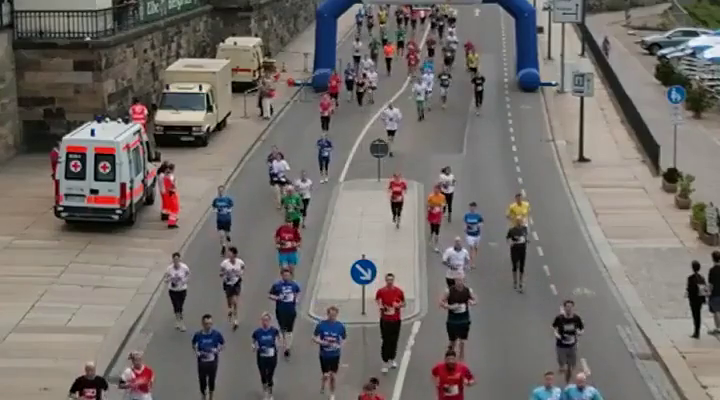
#> input picture frame 15 of Video/run.mp4, 720 x 400 px, given in place of chaplin.mp4, which was not available
$ python 02_Dense_Optical_Flow.py
#> lines starting #> are read from the running program, lines starting #| are printed output that depends on the picture; pictures that were not available may be replaced by others from this repository, and a replacement may not be noted
#!/usr/bin/env python
# coding: utf-8

# In[ ]:


# Import Libraries
import numpy as np
import cv2

# Video Capture
cap = cv2.VideoCapture("C:\\Users\\Administrator\\ip_r\\Video\\chaplin.mp4")

# Read the capture and get the first frame
ret , first_frame = cap.read()
#> first_frame is the input picture: shape (400, 720, 3); mean B, G, R 106.7, 110.3, 115.7

# Convert frame to Grayscale
prev_gray = cv2.cvtColor(first_frame,cv2.COLOR_BGR2GRAY)
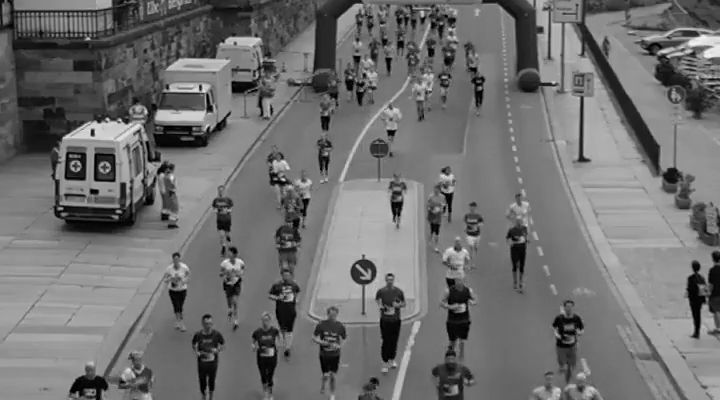
#> prev_gray: shape (400, 720); min 0, max 244, mean 111.5


# Create# Create an image with the same dimensions as the frame for later drawing purposes
mask = np.zeros_like(first_frame)

# Saturation to maximum
mask[...,1]=255

# While loop
while(cap.isOpened()):

    # Read the capture and get the first frame
    ret , frame = cap.read()
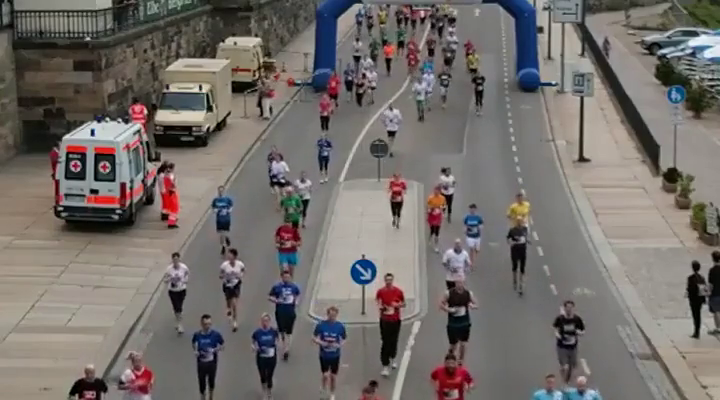
#> input picture frame 16 of Video/run.mp4, 720 x 400 px, given in place of chaplin.mp4, which was not available
#> frame is the input picture: shape (400, 720, 3); mean B, G, R 106.7, 110.4, 115.8

    # Open new window and display the input frame
    cv2.imshow('input',frame)

    # Convert all frame to Grayscale (previously we did only the first frame)
    gray = cv2.cvtColor(frame,cv2.COLOR_BGR2GRAY)
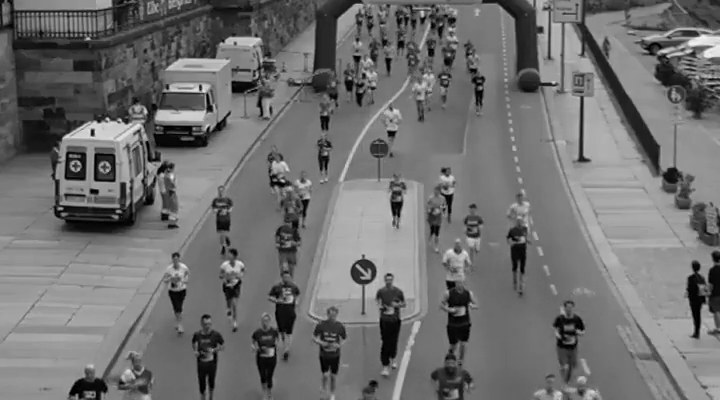
#> gray: shape (400, 720); min 0, max 242, mean 111.6

    # Calculate dense optical flow by Farneback

    flow = cv2.calcOpticalFlowFarneback(prev_gray,gray,None,0.5,3,15,3,5,1.2,0)

    # Compute Magnitude and Angle
    magn , angle = cv2.cartToPolar(flow[...,0],flow[...,1])
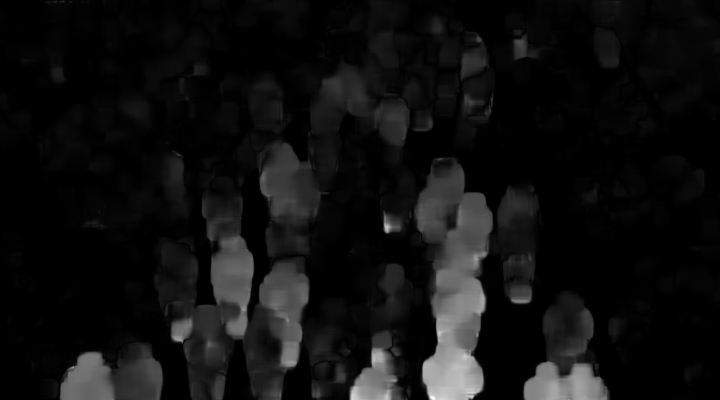
#> magn: shape (400, 720) float32; min 3.09e-10, max 5.93, mean 0.388; drawn with min black and max white
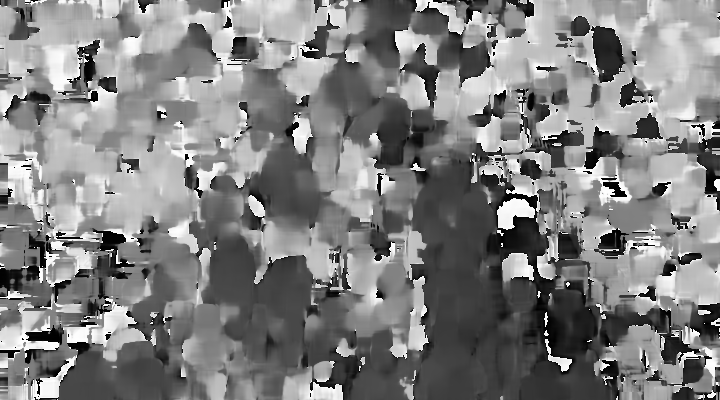
#> angle: shape (400, 720) float32; min 2.52e-05, max 6.28, mean 3.18; drawn with min black and max white

    # Set image hue depanding on the optical flow direction
    mask[...,0] =  angle*180/np.pi/2
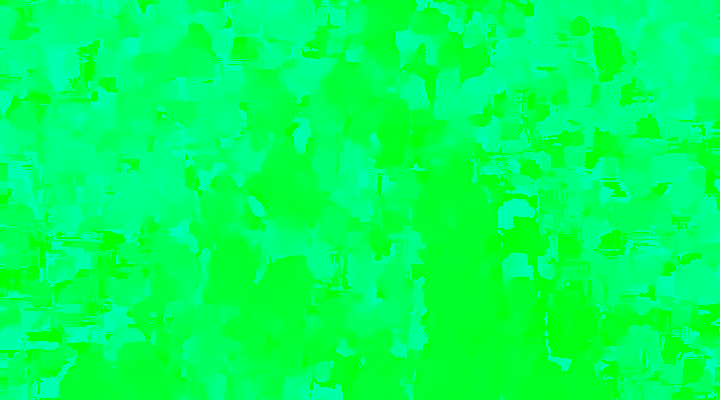
#> mask: shape (400, 720, 3); mean of channels 0, 1, 2 90.6, 255, 0; drawn as B, G, R

    # Normalize the magnitude
    mask[...,0] = cv2.normalize(magn,None,0,255,cv2.NORM_MINMAX)
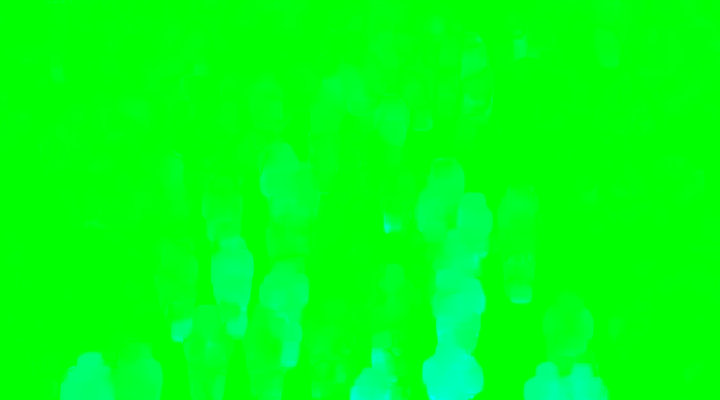
#> mask: shape (400, 720, 3); mean of channels 0, 1, 2 16.3, 255, 0; drawn as B, G, R

    # Convert HSV to RGB
    rgb = cv2.cvtColor(mask , cv2.COLOR_HSV2RGB)
#> rgb: shape (400, 720, 3); every value is 0

    # Open new window and display the output

    cv2.imshow("Dense Optical Flow",rgb)
    # Update previous frame
    prev_gray = gray

    # Close the frame
    if cv2.waitKey(30) & 0xFF == ord('q'):
#> (key q is pressed here)
        break

# Release and Destroy
#> (the run stopped early here; a loop or call above may not have finished)

$ run again, starting later in the video
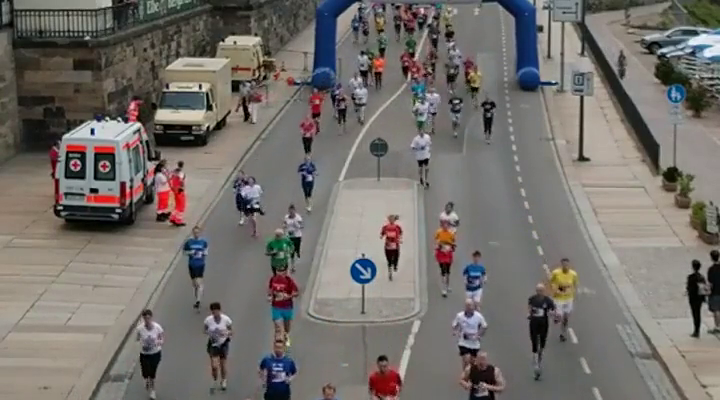
#> input picture frame 67 of Video/run.mp4, 720 x 400 px, given in place of chaplin.mp4, which was not available
#> first_frame is the input picture: shape (400, 720, 3); mean B, G, R 107.4, 111.9, 116.3
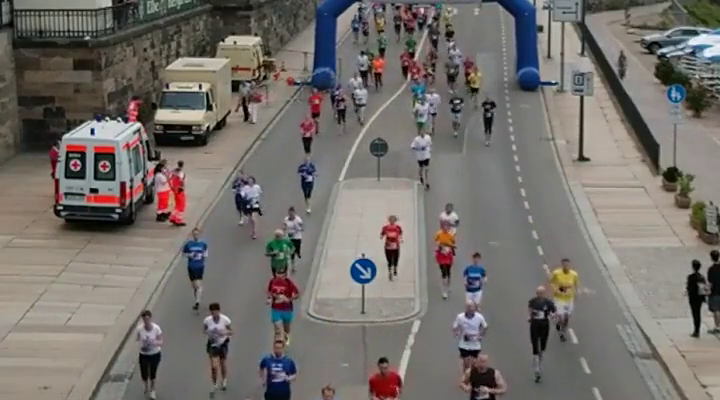
#> input picture frame 68 of Video/run.mp4, 720 x 400 px, given in place of chaplin.mp4, which was not available
#> frame is the input picture: shape (400, 720, 3); mean B, G, R 107.7, 111.9, 116.5
#> `mask[...,0] = cv2.normalize(magn,None,0,255,cv2.NORM_MINMAX)`:
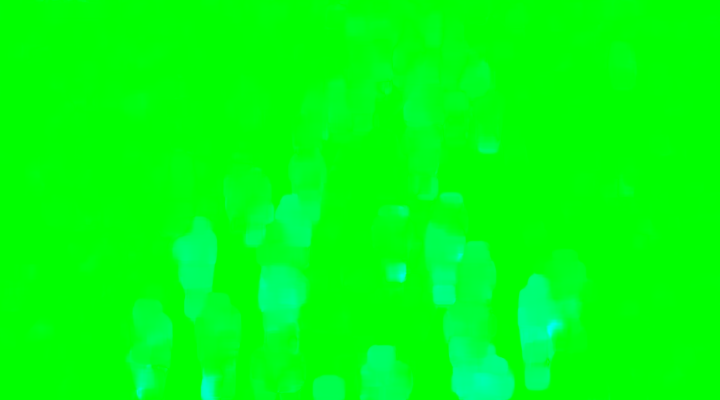
#> mask: shape (400, 720, 3); mean of channels 0, 1, 2 13.3, 255, 0; drawn as B, G, R
#> rgb: shape (400, 720, 3); every value is 0

$ run again, starting later in the video
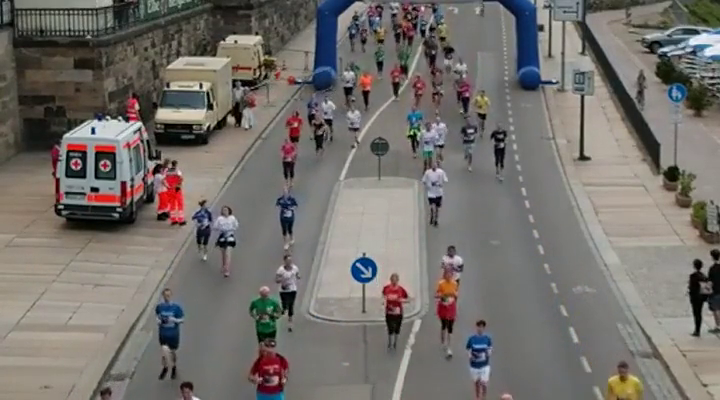
#> input picture frame 120 of Video/run.mp4, 720 x 400 px, given in place of chaplin.mp4, which was not available
#> first_frame is the input picture: shape (400, 720, 3); mean B, G, R 108.1, 112.6, 116.6
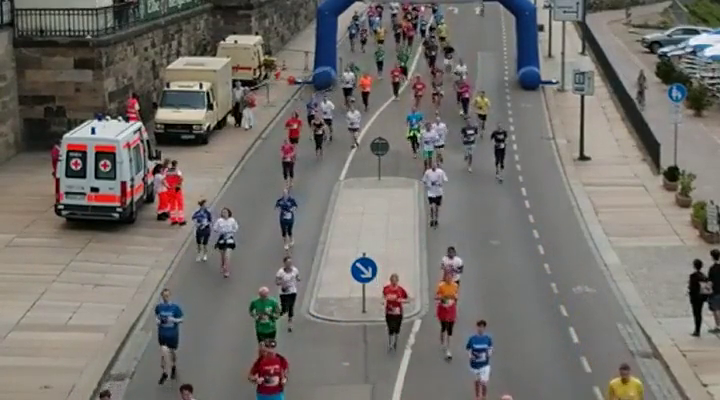
#> input picture frame 121 of Video/run.mp4, 720 x 400 px, given in place of chaplin.mp4, which was not available
#> frame is the input picture: shape (400, 720, 3); mean B, G, R 107.9, 112.6, 116.4
#> `mask[...,0] = cv2.normalize(magn,None,0,255,cv2.NORM_MINMAX)`:
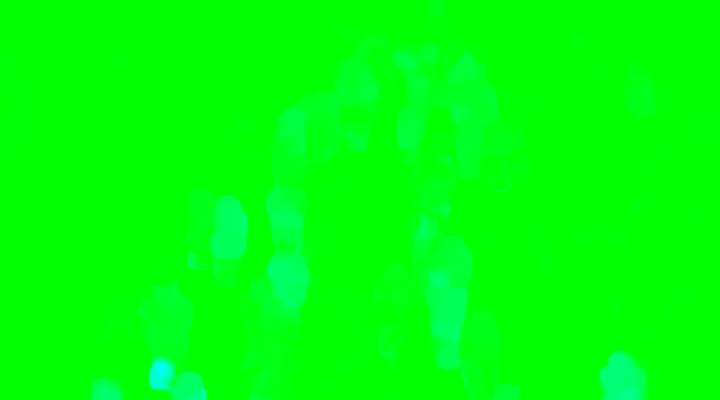
#> mask: shape (400, 720, 3); mean of channels 0, 1, 2 9.1, 255, 0; drawn as B, G, R
#> rgb: shape (400, 720, 3); every value is 0
